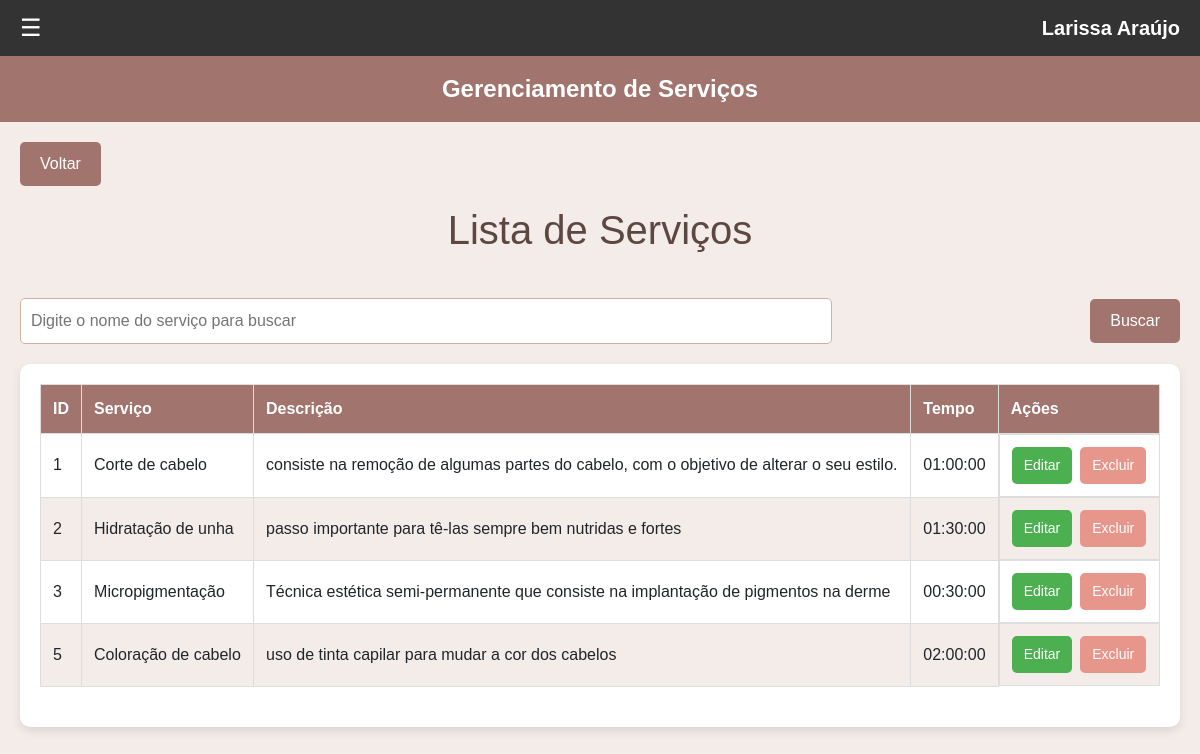
Page /adminServicos.php (signed in) on the committed database.
### tables this page shows
CREATE TABLE `servicos` (
  `idServico` int(11) NOT NULL AUTO_INCREMENT,
  `descricaoServicos` varchar(150) NOT NULL,
  `tempo` time DEFAULT NULL,
  `nomeServco` varchar(45) NOT NULL,
  PRIMARY KEY (`idServico`)
);

### adminServicos.php (the view, shortened to what this page needs)
<?php
    include_once("includes/conexao.php");
?>
<!DOCTYPE html>
<html lang="pt-br">
<head>
    <link href="https://cdnjs.cloudflare.com/ajax/libs/font-awesome/5.15.4/css/all.min.css" rel="stylesheet">
    <link href="https://cdn.jsdelivr.net/npm/bootstrap@5.3.3/dist/css/bootstrap.min.css" rel="stylesheet">
    <link rel="stylesheet" type="text/css" href="css/estilo_adminServicos.css">
</head>
<body>
     <?php
        include_once('includes/menuProfissional.php');
    ?>
    <header>Gerenciamento de Serviços</header>
    <div class="container">
        <a href="homeAdmin.php" class="back-button">Voltar</a>
        <h1>Lista de Serviços</h1>
        ?><br>
        <div class="search-container">
            <input type="text" id="searchInput" placeholder="Digite o nome do serviço para buscar">
            <button onclick="search()">Buscar</button>
        </div>
        <div class="table-container">
            <table>
                <thead>
                    <tr>
                        <th>ID</th>
                        <th>Serviço</th>
                        <th>Descrição</th>
                        <th>Tempo</th>
                        <th>Ações</th>
                    </tr>
                </thead>
                <tbody id="serviceTable">
                    <?php
                        if (!isset($_GET['nomeServco'])) {
                            $sql = "SELECT * FROM servicos ORDER BY idServico ASC";
                        }
                        $resultados = mysqli_query($conn, $sql);
                        while ($dados = mysqli_fetch_assoc($resultados)) {
                        echo '<tr>
                                <td>'.$dados['idServico'].'</td>
                                <td>'.$dados['nomeServco'].'</td>
                                <td>'.$dados['descricaoServicos'].'</td>
                                <td>'.$dados['tempo'].'</td>
                                <td style="text-align: center;">
                                    <a class="btn btn-edit" href="cadastrarServico.php?idServico='.$dados['idServico'].'">Editar</a>
                                    <a href="#excluir" data-toggle="modal" data-target="#excluir_'.$dados['idServico'].'" class= "btn btn-delete">Excluir</a>
                                </td>
                                </tr>';
                            }
                    ?>
                </tbody>
            </table>
        </div>
    </div>
</body>
</html>

### css/estilo_adminServicos.css (style rules this page uses)
body { font-family: Arial, sans-serif; margin: 0; padding: 0; background-color: #f4ece8; }
header { background-color: #a1746d; color: white; padding: 15px 20px; text-align: center; font-size: 24px; font-weight: bold; }
.container { padding: 20px; max-width: 1200px; margin: 0 auto; }
h1 { text-align: center; margin-bottom: 20px; color: #5c4742; }
.search-container { display: flex; justify-content: space-between; align-items: center; margin-bottom: 20px; }
.search-container input { padding: 10px; font-size: 16px; width: 70%; border: 1px solid #d3b1a1; border-radius: 5px; }
.search-container button { padding: 10px 20px; font-size: 16px; background-color: #a1746d; color: white; border: none; border-radius: 5px; cursor: pointer; }
.table-container { background-color: white; border-radius: 10px; box-shadow: 0 4px 10px rgba(0, 0, 0, 0.1); padding: 20px; overflow-x: auto; }
table { width: 100%; border-collapse: collapse; margin-bottom: 20px; }
th, td { padding: 12px; text-align: left; border: 1px solid #ddd; }
td:nth-child(5) { display: flex; gap: 8px; }
th { background-color: #a1746d; color: white; }
tr:nth-child(even) { background-color: #f4ece8; }
.btn { padding: 8px 12px; font-size: 14px; border: none; border-radius: 5px; cursor: pointer; }
.btn-edit { background-color: #4CAF50; color: white; }
.btn-delete { background-color: #e7968b; color: white; }
.back-button { display: inline-block; margin-bottom: 20px; padding: 10px 20px; background-color: #a1746d; color: white; text-decoration: none; border-radius: 5px; }

### includes/menuProfissional.php (style rules this page uses)
body { font-family: Arial, sans-serif; margin: 0; padding: 0; }

### rows in the picture
servicos: idServico "1", nomeServco "Corte de cabelo", descricaoServicos "consiste na remoção de algumas partes do cabelo, com o objetivo de alterar o seu estilo.", tempo "01:00:00"
servicos: idServico "2", nomeServco "Hidratação de unha", descricaoServicos "passo importante para tê-las sempre bem nutridas e fortes", tempo "01:30:00"
servicos: idServico "3", nomeServco "Micropigmentação", descricaoServicos "Técnica estética semi-permanente que consiste na implantação de pigmentos na derme", tempo "00:30:00"
servicos: idServico "5", nomeServco "Coloração de cabelo", descricaoServicos "uso de tinta capilar para mudar a cor dos cabelos", tempo "02:00:00"
